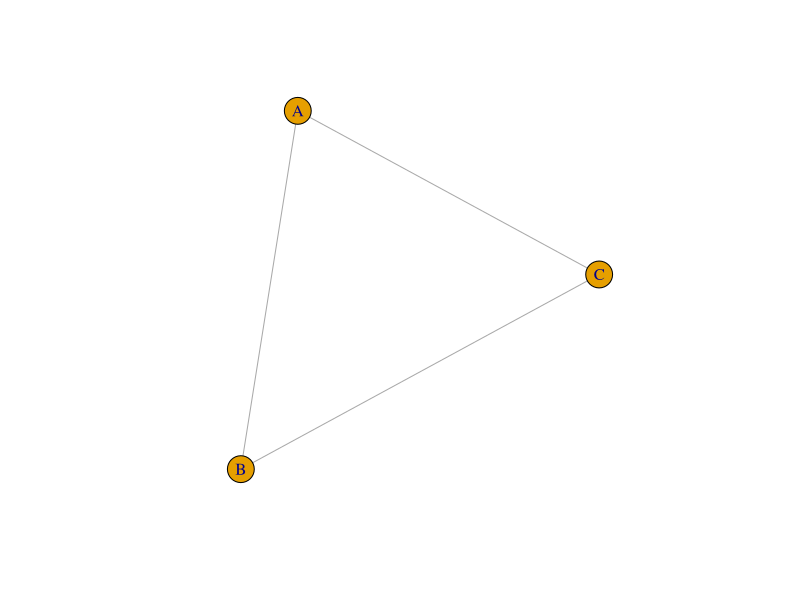
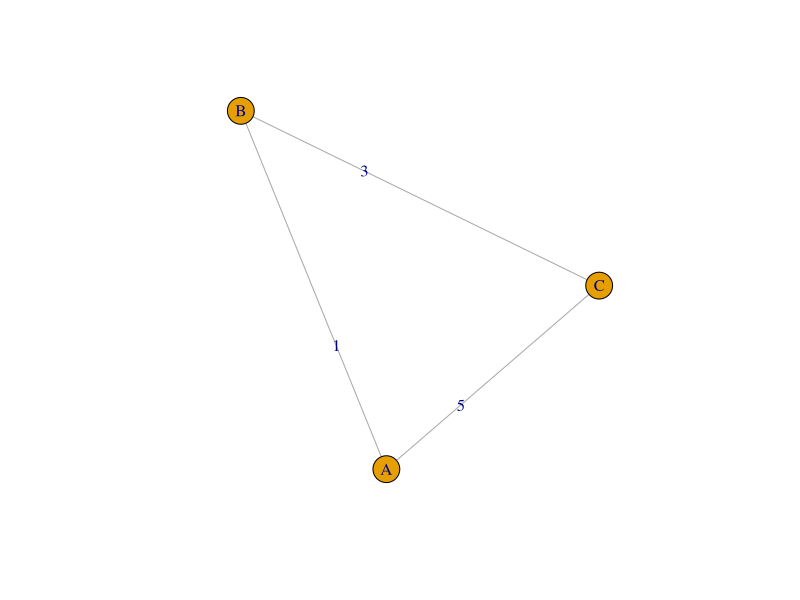
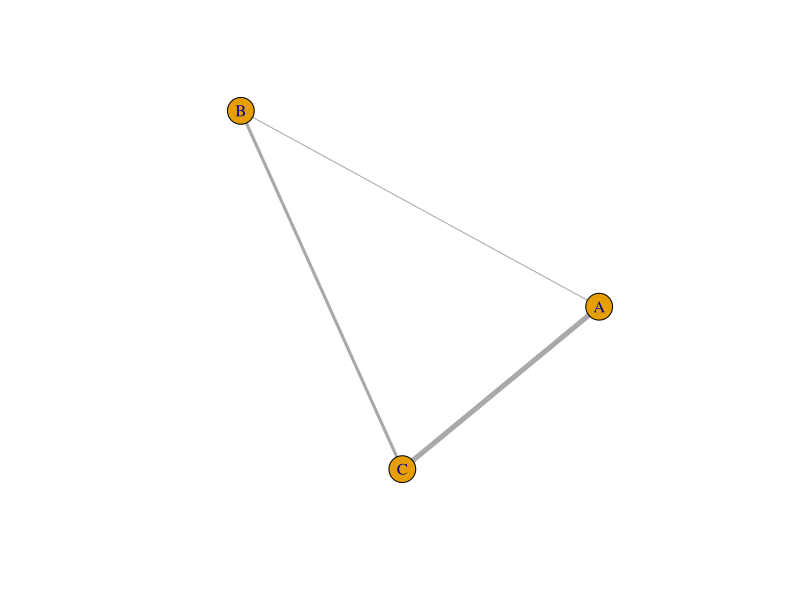

Source code (R) for these figures, in order:
## ---- chunk 1
df = read.csv("../data/weighted.csv")
df
## ---- chunk 2
library(igraph)
G = graph.data.frame(df,directed = FALSE)
G <- set_edge_attr(G, "weight", value= df$amount)

## ---- chunk 3
is_weighted(G)
## ---- chunk 4
plot(G)
## ---- chunk 5
plot(G,edge.label=E(G)$weight)
## ---- chunk 6
E(G)$width <- E(G)$weight
plot(G)
